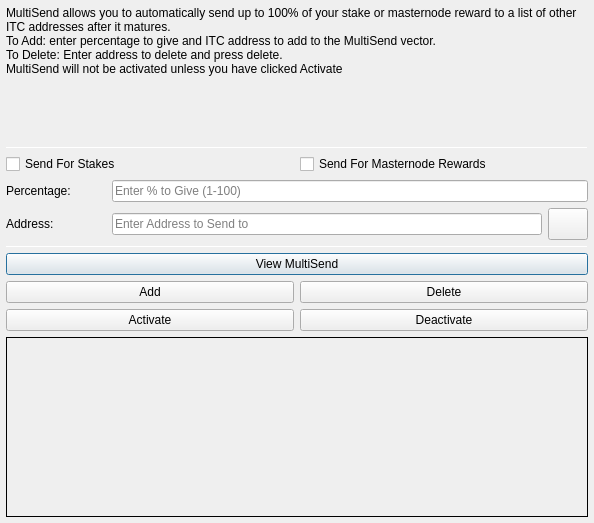
<?xml version="1.0" encoding="UTF-8"?>
<ui version="4.0">
 <class>MultiSendDialog</class>
 <widget class="QDialog" name="MultiSendDialog">
  <property name="windowModality">
   <enum>Qt::NonModal</enum>
  </property>
  <property name="geometry">
   <rect>
    <x>0</x>
    <y>0</y>
    <width>594</width>
    <height>523</height>
   </rect>
  </property>
  <property name="windowTitle">
   <string>MultiSend</string>
  </property>
  <layout class="QVBoxLayout" name="verticalLayout" stretch="0">
   <property name="leftMargin">
    <number>6</number>
   </property>
   <property name="topMargin">
    <number>6</number>
   </property>
   <property name="rightMargin">
    <number>6</number>
   </property>
   <property name="bottomMargin">
    <number>6</number>
   </property>
   <item>
    <layout class="QVBoxLayout" name="verticalLayout_Main" stretch="1,1,1,1,1,1">
     <item>
      <widget class="QLabel" name="label_2">
       <property name="lineWidth">
        <number>1</number>
       </property>
       <property name="text">
        <string>MultiSend allows you to automatically send up to 100% of your stake or masternode reward to a list of other ITC addresses after it matures.
To Add: enter percentage to give and ITC address to add to the MultiSend vector.
To Delete: Enter address to delete and press delete.
MultiSend will not be activated unless you have clicked Activate</string>
       </property>
       <property name="alignment">
        <set>Qt::AlignLeading|Qt::AlignLeft|Qt::AlignTop</set>
       </property>
       <property name="wordWrap">
        <bool>true</bool>
       </property>
      </widget>
     </item>
     <item>
      <widget class="Line" name="line">
       <property name="minimumSize">
        <size>
         <width>0</width>
         <height>1</height>
        </size>
       </property>
       <property name="maximumSize">
        <size>
         <width>16777215</width>
         <height>1</height>
        </size>
       </property>
       <property name="orientation">
        <enum>Qt::Horizontal</enum>
       </property>
      </widget>
     </item>
     <item>
      <layout class="QVBoxLayout" name="verticalLayout_Settings">
       <item>
        <layout class="QHBoxLayout" name="horizontalLayout">
         <item>
          <widget class="QCheckBox" name="multiSendStakeCheckBox">
           <property name="text">
            <string>Send For Stakes</string>
           </property>
          </widget>
         </item>
         <item>
          <widget class="QCheckBox" name="multiSendMasternodeCheckBox">
           <property name="text">
            <string>Send For Masternode Rewards</string>
           </property>
          </widget>
         </item>
        </layout>
       </item>
       <item>
        <layout class="QHBoxLayout" name="horizontalLayout_6">
         <item>
          <widget class="QLabel" name="label">
           <property name="minimumSize">
            <size>
             <width>100</width>
             <height>0</height>
            </size>
           </property>
           <property name="toolTip">
            <string>Percentage of stake to send</string>
           </property>
           <property name="text">
            <string>Percentage:</string>
           </property>
          </widget>
         </item>
         <item>
          <widget class="QLineEdit" name="multiSendPercentEdit">
           <property name="toolTip">
            <string>Enter whole numbers 1 - 100</string>
           </property>
           <property name="placeholderText">
            <string>Enter % to Give (1-100)</string>
           </property>
          </widget>
         </item>
        </layout>
       </item>
       <item>
        <layout class="QHBoxLayout" name="horizontalLayout_7">
         <item>
          <widget class="QLabel" name="label_5">
           <property name="minimumSize">
            <size>
             <width>100</width>
             <height>0</height>
            </size>
           </property>
           <property name="toolTip">
            <string>Address to send portion of stake to</string>
           </property>
           <property name="text">
            <string>Address:</string>
           </property>
          </widget>
         </item>
         <item>
          <widget class="QLineEdit" name="multiSendAddressEdit">
           <property name="toolTip">
            <string/>
           </property>
           <property name="placeholderText">
            <string>Enter Address to Send to</string>
           </property>
          </widget>
         </item>
         <item>
          <widget class="QPushButton" name="addressBookButton">
           <property name="maximumSize">
            <size>
             <width>16777215</width>
             <height>32</height>
            </size>
           </property>
           <property name="toolTip">
            <string>Choose an address from the address book</string>
           </property>
           <property name="text">
            <string/>
           </property>
           <property name="icon">
            <iconset resource="../Intercash.qrc">
             <normaloff>:/icons/address-book</normaloff>:/icons/address-book</iconset>
           </property>
           <property name="shortcut">
            <string>Alt+A</string>
           </property>
           <property name="autoDefault">
            <bool>false</bool>
           </property>
          </widget>
         </item>
        </layout>
       </item>
      </layout>
     </item>
     <item>
      <widget class="Line" name="line_2">
       <property name="minimumSize">
        <size>
         <width>0</width>
         <height>1</height>
        </size>
       </property>
       <property name="maximumSize">
        <size>
         <width>16777215</width>
         <height>1</height>
        </size>
       </property>
       <property name="orientation">
        <enum>Qt::Horizontal</enum>
       </property>
      </widget>
     </item>
     <item>
      <layout class="QVBoxLayout" name="verticalLayout_Buttons">
       <item>
        <layout class="QHBoxLayout" name="horizontalLayout_4">
         <item>
          <widget class="QPushButton" name="viewButton">
           <property name="toolTip">
            <string/>
           </property>
           <property name="statusTip">
            <string>View MultiSend Vector</string>
           </property>
           <property name="text">
            <string>View MultiSend</string>
           </property>
          </widget>
         </item>
        </layout>
       </item>
       <item>
        <layout class="QHBoxLayout" name="horizontalLayout_2">
         <item>
          <widget class="QPushButton" name="addButton">
           <property name="toolTip">
            <string/>
           </property>
           <property name="statusTip">
            <string>Add to MultiSend Vector</string>
           </property>
           <property name="text">
            <string>Add</string>
           </property>
          </widget>
         </item>
         <item>
          <widget class="QPushButton" name="deleteButton">
           <property name="toolTip">
            <string/>
           </property>
           <property name="statusTip">
            <string>Delete Address From MultiSend Vector</string>
           </property>
           <property name="text">
            <string>Delete</string>
           </property>
          </widget>
         </item>
        </layout>
       </item>
       <item>
        <layout class="QHBoxLayout" name="horizontalLayout_5">
         <item>
          <widget class="QPushButton" name="activateButton">
           <property name="statusTip">
            <string>Activate MultiSend</string>
           </property>
           <property name="text">
            <string>Activate</string>
           </property>
          </widget>
         </item>
         <item>
          <widget class="QPushButton" name="disableButton">
           <property name="statusTip">
            <string>Deactivate MultiSend</string>
           </property>
           <property name="text">
            <string>Deactivate</string>
           </property>
          </widget>
         </item>
        </layout>
       </item>
      </layout>
     </item>
     <item>
      <widget class="QLabel" name="message">
       <property name="minimumSize">
        <size>
         <width>0</width>
         <height>180</height>
        </size>
       </property>
       <property name="frameShape">
        <enum>QFrame::Panel</enum>
       </property>
       <property name="frameShadow">
        <enum>QFrame::Plain</enum>
       </property>
       <property name="lineWidth">
        <number>1</number>
       </property>
       <property name="midLineWidth">
        <number>1</number>
       </property>
       <property name="text">
        <string/>
       </property>
       <property name="alignment">
        <set>Qt::AlignLeading|Qt::AlignLeft|Qt::AlignTop</set>
       </property>
       <property name="wordWrap">
        <bool>true</bool>
       </property>
      </widget>
     </item>
    </layout>
   </item>
  </layout>
 </widget>
 <resources>
  <include location="../Intercash.qrc"/>
 </resources>
 <connections/>
</ui>
